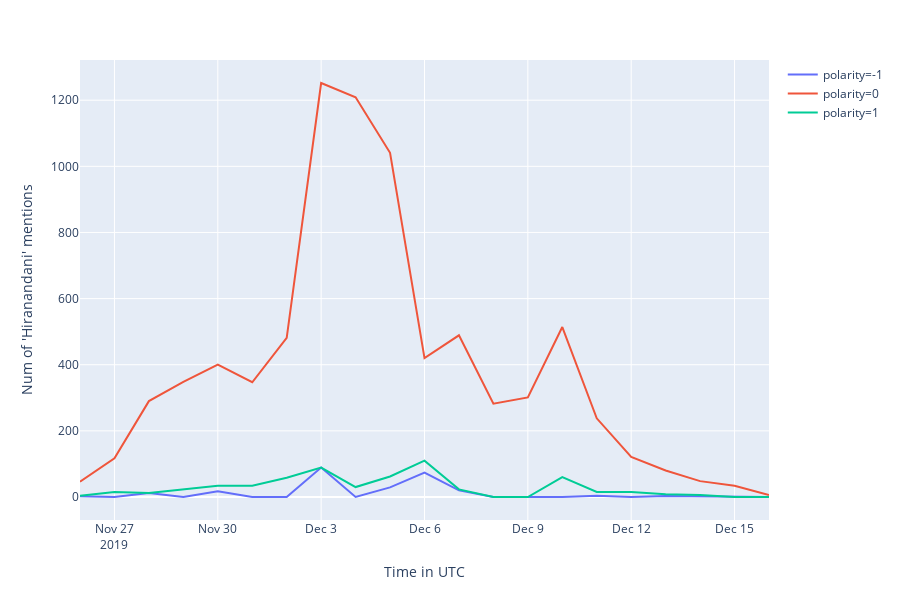

The notebook cell saved with this chart:
### Code cell
# -*- coding: utf-8 -*-
"""
Created on Thu Dec 12 09:57:24 2019

@author: Parth
"""
import psycopg2
import active
import pickle
import mysql.connector
import pandas as pd
import time
import itertools
import math
import seaborn as sns
import matplotlib.pyplot as plt
import matplotlib as mpl
import plotly.express as px
import datetime
from IPython.display import clear_output
import plotly.offline as py
import plotly.graph_objs as go
from plotly.subplots import make_subplots
import tweepy
import numpy as np
import re
import nltk
from nltk.probability import FreqDist
from nltk.tokenize import word_tokenize
from nltk.corpus import stopwords
from textblob import TextBlob

query_word='Hiranandani'
word=[query_word.lower()]
query = "SELECT id, username,tweet_text, created_at,location,polarity FROM {}".format(query_word)


try:     
    conn = psycopg2.connect(database=query_word, user = "postgres", password = "parth123n@#*", host = "127.0.0.1", port = "5432")
except:
    print("Create database first")

df = pd.read_sql(query, con=conn)




#
# Clean and transform data to enable time series
result = df.groupby([pd.Grouper(key='created_at', freq='1D'), 'polarity']).count().unstack(fill_value=0).stack().reset_index()

#result = df.groupby([pd.Grouper(key='Time'), 'polarity']).count().unstack(fill_value=0).stack().reset_index()
#result['created_at'] = pd.to_datetime(result['created_at']).apply(lambda x: x.strftime('%m-%d %H:%M'))
#result = df
result = result.rename(columns={"id": "Num of '{}' mentions".format(query_word), "created_at":"Time in UTC"})
time_series = result["Time in UTC"][result['polarity']==0].reset_index(drop=True)
fig = px.line(result, x='Time in UTC', y="Num of '{}' mentions".format(query_word), color='polarity')
fig.show()
time.sleep(60)

#fig = px.line(result, x='Time in UTC', y="Num of '{}' mentions".format(settings.TRACK_WORDS[0]), color='polarity')
#fig.show()
#time.sleep(60)



content = ' '.join(df["tweet_text"])
content = re.sub(r"http\S+", "", content)
content = content.replace('RT ', ' ').replace('&amp;', 'and')
content = re.sub('[^A-Za-z0-9]+', ' ', content)
content = content.lower()

tokenized_word = word_tokenize(content)
stop_words=set(stopwords.words("english"))
filtered_sent=[]
for w in tokenized_word:
    if w not in stop_words:
        filtered_sent.append(w)
fdist = FreqDist(filtered_sent)
fd = pd.DataFrame(fdist.most_common(10), columns = ["Word","Frequency"]).drop([0]).reindex()

y2=fd['Frequency']
x2=fd['Word']

x1=list(x2)
x1.remove('n')
x=pd.Series(x1)

y1=list(y2)
y3=y1[1:]
y=pd.Series(y3)

index=np.arange(len(x))
plt.bar(index,y)
plt.xlabel('Words',fontsize=10)
plt.ylabel('Frequency',fontsize=10)
plt.xticks(index,x,fontsize=10,rotation=30)
plt.show()

### Figure 1 — Plotly figure (JSON) as saved in the notebook; plotly's stock layout.template omitted (floating-point values rounded to 4 significant figures)
{"data": [{"hoverlabel": {"namelength": 0}, "hovertemplate": "polarity=-1<br>Time in UTC=%{x}<br>Num of 'Hiranandani' mentions=%{y}", "legendgroup": "polarity=-1", "line": {"color": "#636efa", "dash": "solid"}, "mode": "lines", "name": "polarity=-1", "showlegend": true, "type": "scatter", "x": ["2019-11-26T00:00:00", "2019-11-27T00:00:00", "2019-11-28T00:00:00", "2019-11-29T00:00:00", "2019-11-30T00:00:00", "2019-12-01T00:00:00", "2019-12-02T00:00:00", "2019-12-03T00:00:00", "2019-12-04T00:00:00", "2019-12-05T00:00:00", "2019-12-06T00:00:00", "2019-12-07T00:00:00", "2019-12-08T00:00:00", "2019-12-09T00:00:00", "2019-12-10T00:00:00", "2019-12-11T00:00:00", "2019-12-12T00:00:00", "2019-12-13T00:00:00", "2019-12-14T00:00:00", "2019-12-15T00:00:00", "2019-12-16T00:00:00"], "xaxis": "x", "y": [2, 0, 12, 0, 17, 0, 0, 89, 0, 29, 74, 20, 0, 0, 0, 4, 0, 3, 2, 0, 0], "yaxis": "y"}, {"hoverlabel": {"namelength": 0}, "hovertemplate": "polarity=0<br>Time in UTC=%{x}<br>Num of 'Hiranandani' mentions=%{y}", "legendgroup": "polarity=0", "line": {"color": "#EF553B", "dash": "solid"}, "mode": "lines", "name": "polarity=0", "showlegend": true, "type": "scatter", "x": ["2019-11-26T00:00:00", "2019-11-27T00:00:00", "2019-11-28T00:00:00", "2019-11-29T00:00:00", "2019-11-30T00:00:00", "2019-12-01T00:00:00", "2019-12-02T00:00:00", "2019-12-03T00:00:00", "2019-12-04T00:00:00", "2019-12-05T00:00:00", "2019-12-06T00:00:00", "2019-12-07T00:00:00", "2019-12-08T00:00:00", "2019-12-09T00:00:00", "2019-12-10T00:00:00", "2019-12-11T00:00:00", "2019-12-12T00:00:00", "2019-12-13T00:00:00", "2019-12-14T00:00:00", "2019-12-15T00:00:00", "2019-12-16T00:00:00"], "xaxis": "x", "y": [46, 117, 290, 348, 400, 347, 481, 1252, 1209, 1041, 420, 489, 282, 301, 514, 238, 121, 80, 48, 34, 6], "yaxis": "y"}, {"hoverlabel": {"namelength": 0}, "hovertemplate": "polarity=1<br>Time in UTC=%{x}<br>Num of 'Hiranandani' mentions=%{y}", "legendgroup": "polarity=1", "line": {"color": "#00cc96", "dash": "solid"}, "mode": "lines", "name": "polarity=1", "showlegend": true, "type": "scatter", "x": ["2019-11-26T00:00:00", "2019-11-27T00:00:00", "2019-11-28T00:00:00", "2019-11-29T00:00:00", "2019-11-30T00:00:00", "2019-12-01T00:00:00", "2019-12-02T00:00:00", "2019-12-03T00:00:00", "2019-12-04T00:00:00", "2019-12-05T00:00:00", "2019-12-06T00:00:00", "2019-12-07T00:00:00", "2019-12-08T00:00:00", "2019-12-09T00:00:00", "2019-12-10T00:00:00", "2019-12-11T00:00:00", "2019-12-12T00:00:00", "2019-12-13T00:00:00", "2019-12-14T00:00:00", "2019-12-15T00:00:00", "2019-12-16T00:00:00"], "xaxis": "x", "y": [4, 15, 12, 24, 34, 34, 58, 89, 30, 62, 110, 23, 0, 0, 60, 15, 15, 8, 6, 0, 0], "yaxis": "y"}], "layout": {"height": 600, "legend": {"tracegroupgap": 0}, "margin": {"t": 60}, "xaxis": {"anchor": "y", "domain": [0, 1], "title": {"text": "Time in UTC"}}, "yaxis": {"anchor": "x", "domain": [0, 1], "title": {"text": "Num of 'Hiranandani' mentions"}}}}
